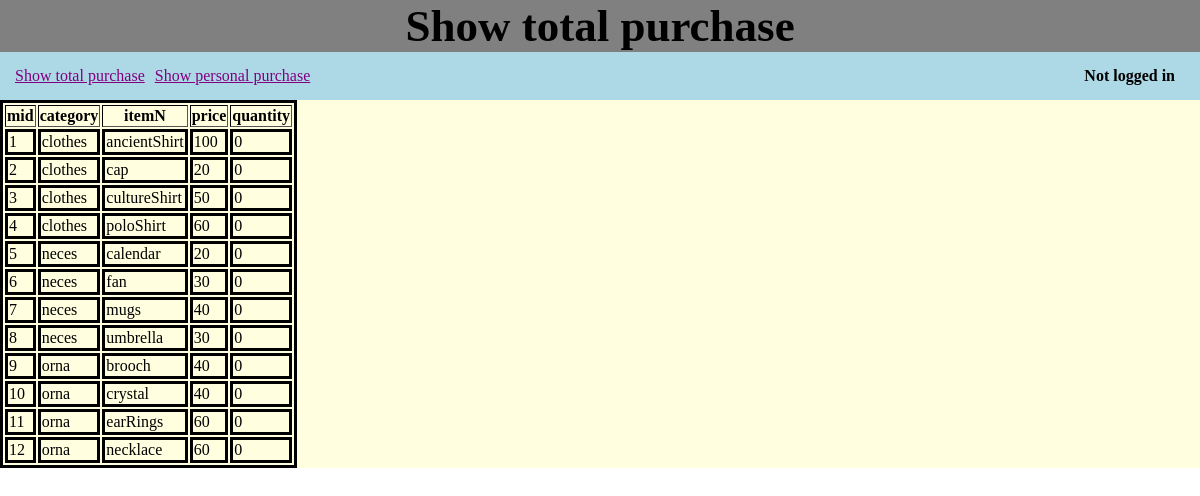
/total.php, run on the app's committed database.
### tables this page shows
CREATE TABLE `purchase` (
  `mid` int(5) NOT NULL,
  `category` varchar(10) NOT NULL,
  `itemN` varchar(12) NOT NULL,
  `price` int(6) NOT NULL,
  `quantity` int(3) NOT NULL
);

### total.php (the view, shortened to what this page needs)
<?php
include "connection_bcrab.php";
?>
<!DOCTYPE html>
<html>
<head>
    <link rel="stylesheet" href="css/style.css">
</head>
<body>
    <div>
        <nav>
            <h1 id="pageTitle">Show total purchase</h1>
            <ul>
                <li><a href="total.php">Show total purchase</a></li>
                <li><a href="personal.php">Show personal purchase</a></li>
                <li id="loginStatus">
                    <?php
                    if (isset($_SESSION["username"])) {
                        echo "User: " . $_SESSION["username"];
                        echo '<li><a href="logout.php">Logout</a></li>';
                    } else {
                        echo "Not logged in";
                    }
                    ?>
                </li>
            </ul>
        </nav>
        <div id="outline">
            <?php
            $sql = "SELECT * FROM purchase";
            $result = $conn->query($sql);
            if ($result->num_rows > 0) {
                echo "<table id='imgTable' border='1'>";
                $row = $result->fetch_assoc();
                echo "<tr>";
                foreach ($row as $key => $value) {
                    echo "<th>" . htmlspecialchars($key) . "</th>";
                }
                echo "</tr>";
                echo "<tr>";
                foreach ($row as $value) {
                    echo "<td>" . htmlspecialchars($value) . "</td>";
                }
                echo "</tr>";
                while ($row = $result->fetch_assoc()) {
                    echo "<tr>";
                    foreach ($row as $value) {
                        echo "<td>" . htmlspecialchars($value) . "</td>";
                    }
                    echo "</tr>";
                }
                echo "</table>";
            } else {
                echo "No purchase records found.";
            }
            ?>
        </div>
    </div>
</body>
</html>

### css/style.css (style rules this page uses)
body { margin: 0; padding: 0; }
h1, h2, ul, p { margin: 0; padding: 0; }
nav { margin: 0; padding: 0; }
#pageTitle { text-align: center; font-family: serif; font-size: 45px; color: black; background-color: gray; padding: 0; }
nav ul { list-style-type: none; background-color: lightblue; padding: 15px; }
nav li { display: inline; margin-right: 10px; }
nav li a:link { color: purple; }
#outline { display: flex; margin: 0; padding: 0; background-color: lightyellow; }
#imgTable { border: 3px solid black; }
#imgTable td { border: 3px solid black; }
nav ul { display: flex; align-items: center; }
#loginStatus { margin-left: auto; font-weight: bold; }

### data on the page
purchase: mid "1", category "clothes", itemN "ancientShirt", price "100", quantity "0"
purchase: mid "2", category "clothes", itemN "cap", price "20", quantity "0"
purchase: mid "3", category "clothes", itemN "cultureShirt", price "50", quantity "0"
purchase: mid "4", category "clothes", itemN "poloShirt", price "60", quantity "0"
purchase: mid "5", category "neces", itemN "calendar", price "20", quantity "0"
purchase: mid "6", category "neces", itemN "fan", price "30", quantity "0"
purchase: mid "7", category "neces", itemN "mugs", price "40", quantity "0"
purchase: mid "8", category "neces", itemN "umbrella", price "30", quantity "0"
purchase: mid "9", category "orna", itemN "brooch", price "40", quantity "0"
purchase: mid "10", category "orna", itemN "crystal", price "40", quantity "0"
purchase: mid "11", category "orna", itemN "earRings", price "60", quantity "0"
purchase: mid "12", category "orna", itemN "necklace", price "60", quantity "0"

### other printed values
$key "mid"
$key "category"
$key "itemN"
$key "price"
$key "quantity"
